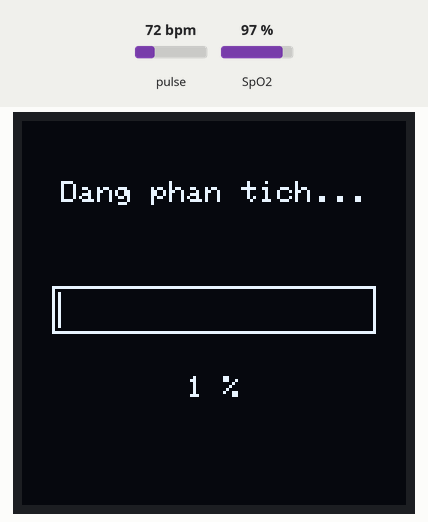
The sketch below on a simulated ESP32. On the bench: 128×128 one-colour display. The inputs (shaded band) are chosen by the test bench; at power-on: pulse 72 bpm, SpO2 97 %. WiFi joins after 1.5 s; servers stay silent unless stated; no MQTT or app messages arrive unless stated; what the sketch prints to the serial monitor is not drawn.

Above: at 0.53 s.
At 1.4 s:
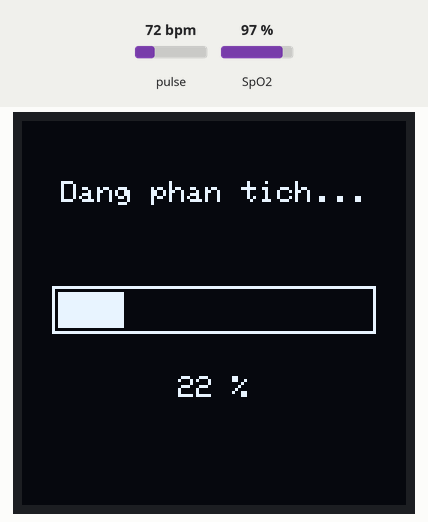
1.5 s: pulse set to 62 bpm
At 4.8 s:
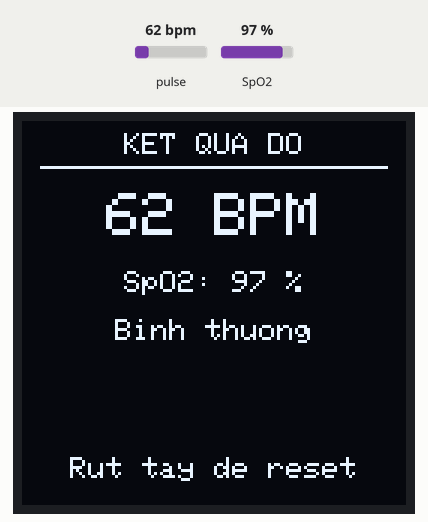
5.9 s: pulse set to 57 bpm
Timing chart, 0 to 8.9 s (numbered marks = the images above; inputs shaded):
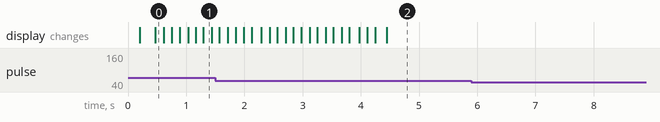

Measured:
- after the input at 5.9 s, every drawn part: stays the same

The sketch:

codeimproveaccuracy.ino
```cpp
/*
  ================================================================
   DO AN: HE THONG THEO DOI SUC KHOE IoT UNG DUNG EDGE COMPUTING
   PHIEN BAN TONG HOP: FREERTOS + PUBSUBCLIENT (QoS 0)
   (V4 - Đã fix lỗi Reset Watchdog & Lỗi Prototype)
  ================================================================
*/

#include <Wire.h>
#include <Adafruit_GFX.h>
#include <Adafruit_SH110X.h>
#include "MAX30105.h"
#include "spo2_algorithm.h"
#include <WiFi.h>
#include <PubSubClient.h>
#include <WiFiClientSecure.h>
#include <HTTPClient.h>
#include <math.h>

// ================================================================
// 1. ĐỊNH NGHĨA CÁC CẤU TRÚC DỮ LIỆU Ở TRÊN CÙNG
// ================================================================
enum UiType : uint8_t { UI_START, UI_MEASURING, UI_RESULT, UI_FAILED, UI_ERROR };

struct UiMsg {
  UiType  type;
  int16_t progress;
  int16_t bpm;
  int16_t spo2;
  bool    abnormal;
};

struct HealthRecord {
  int16_t  bpm;
  int16_t  spo2;
  bool     abnormal;
};

struct MeasurementRecord {
  int bpm;
  int spo2;
  bool hasData;
};

struct BiquadFilter {
  float b0, b1, b2, a1, a2, x1, x2, y1, y2;
};

// ================================================================
// 2. KHAI BÁO NGUYÊN MẪU HÀM (PROTOTYPES)
// ================================================================
void setupButterworthLowpass(BiquadFilter &f, float fc, float fs);
void setupButterworthHighpass(BiquadFilter &f, float fc, float fs);
float processBiquad(BiquadFilter &f, float x0);
void drawResultScreen(const UiMsg &m);
void sendUi(UiType type, int progress = 0, int bpm = 0, int spo2 = 0, bool abnormal = false);


// ================================================================
// 3. CẤU HÌNH THÔNG SỐ
// ================================================================
const char* WIFI_SSID     = "NAME_WIFI";
const char* WIFI_PASSWORD = "PASSWORD_WIFI";

#define MQTT_BROKER  "________"
#define MQTT_PORT    1883
#define MQTT_TOPIC   "________"

#define BOT_TOKEN "_________"
#define CHAT_ID   "_________"

#define I2C_SDA_PIN        21
#define I2C_SCL_PIN        22
#define I2C_CLOCK_HZ       400000UL

#define SCREEN_WIDTH       128
#define SCREEN_HEIGHT      128
#define OLED_RESET         -1
#define OLED_I2C_ADDR      0x3C

#define BPM_LOW_LIMIT      60
#define BPM_HIGH_LIMIT     100
#define SPO2_LOW_LIMIT     95
#define BPM_VALID_MIN      30
#define BPM_VALID_MAX      220
#define SPO2_VALID_MIN     70
#define SPO2_VALID_MAX     100
// ---- Bo loc gia toc tut nhip (BPM Delta) ----
#define BPM_DELTA_CHECK_BELOW    50      // chi kiem tra Delta khi nhip moi < 50
#define BPM_DELTA_MAX_DROP       25      // tut >= 25 nhip so voi lan do truoc => nghi sot dinh
#define DELTA_REJECT_AS_FAILED   0       // 0: giu lai nhip cu (dung yeu cau) | 1: bao FAILED de do lai


#define BUFFER_LENGTH      100
#define FINGER_THRESHOLD   40000
#define FINGER_LOST_TIMEOUT_MS   500UL
#define RESET_AFTER_ABSENT_MS    2000UL
#define DRAW_INTERVAL_MS         120UL
#define SENSOR_STALL_MS          3000UL

#define HISTORY_SIZE 3
MeasurementRecord history[HISTORY_SIZE] = { {0, 0, false}, {0, 0, false}, {0, 0, false} };

// ------------------------- FREERTOS & HARDWARE OBJECTS -------------------------
Adafruit_SH1107 display = Adafruit_SH1107(SCREEN_WIDTH, SCREEN_HEIGHT, &Wire, OLED_RESET);
MAX30105 particleSensor;

SemaphoreHandle_t i2cMutex    = nullptr;
QueueHandle_t     uiQueue     = nullptr;
QueueHandle_t     healthQueue = nullptr;

inline bool lockI2C(uint32_t timeoutMs = 100) {
  return xSemaphoreTake(i2cMutex, pdMS_TO_TICKS(timeoutMs)) == pdTRUE;
}
inline void unlockI2C() { xSemaphoreGive(i2cMutex); }

static bool isAbnormal(int bpm, int spo2) {
  return (bpm < BPM_LOW_LIMIT || bpm > BPM_HIGH_LIMIT || spo2 < SPO2_LOW_LIMIT);
}

static const char* statusLabel(int bpm, int spo2) {
  if (bpm < BPM_LOW_LIMIT)  return "Nhip tim cham";
  if (bpm > BPM_HIGH_LIMIT) return "Nhip tim nhanh";
  if (spo2 < SPO2_LOW_LIMIT) return "SpO2 thap";
  return "Binh thuong";
}

// ================================================================
//        BỘ LỌC SỐ IIR BUTTERWORTH BẬC 2
// ================================================================
const float PPG_SAMPLE_RATE_HZ = 25.0f;
const float FILTER_LOWCUT_HZ   = 0.5f;
const float FILTER_HIGHCUT_HZ  = 4.0f;
const float SQRT2_CONST        = 1.41421356f;

BiquadFilter hpfIR, lpfIR, hpfRed, lpfRed;

void setupButterworthLowpass(BiquadFilter &f, float fc, float fs) {
  float k = tanf(PI * fc / fs);
  float norm = 1.0f / (1.0f + SQRT2_CONST * k + k * k);
  f.b0 = k * k * norm;  f.b1 = 2.0f * f.b0;  f.b2 = f.b0;
  f.a1 = 2.0f * (k * k - 1.0f) * norm;
  f.a2 = (1.0f - SQRT2_CONST * k + k * k) * norm;
  f.x1 = f.x2 = f.y1 = f.y2 = 0.0f;
}

void setupButterworthHighpass(BiquadFilter &f, float fc, float fs) {
  float k = tanf(PI * fc / fs);
  float norm = 1.0f / (1.0f + SQRT2_CONST * k + k * k);
  f.b0 = norm;  f.b1 = -2.0f * f.b0;  f.b2 = f.b0;
  f.a1 = 2.0f * (k * k - 1.0f) * norm;
  f.a2 = (1.0f - SQRT2_CONST * k + k * k) * norm;
  f.x1 = f.x2 = f.y1 = f.y2 = 0.0f;
}

float processBiquad(BiquadFilter &f, float x0) {
  float y0 = f.b0 * x0 + f.b1 * f.x1 + f.b2 * f.x2 - f.a1 * f.y1 - f.a2 * f.y2;
  f.x2 = f.x1;  f.x1 = x0;
  f.y2 = f.y1;  f.y1 = y0;
  return y0;
}

void resetFilterChain(long rawIR, long rawRed) {
  hpfIR.x1  = hpfIR.x2  = (float)rawIR;   hpfIR.y1  = hpfIR.y2  = 0.0f;
  hpfRed.x1 = hpfRed.x2 = (float)rawRed;  hpfRed.y1 = hpfRed.y2 = 0.0f;
  lpfIR.x1  = lpfIR.x2  = lpfIR.y1  = lpfIR.y2  = 0.0f;
  lpfRed.x1 = lpfRed.x2 = lpfRed.y1 = lpfRed.y2 = 0.0f;
}

// ================================================================
//                     CẤU HÌNH CẢM BIẾN MAX30102
// ================================================================
void configureSensor() {
  byte ledBrightness = 60;
  byte sampleAverage = 4;
  byte ledMode       = 2;
  byte sampleRate    = 100;
  int  pulseWidth    = 411;
  int  adcRange      = 4096;
  particleSensor.setup(ledBrightness, sampleAverage, ledMode, sampleRate, pulseWidth, adcRange);
}

bool recoverSensor() {
  if (!lockI2C(500)) return false;
  Serial.println(F("[SENSOR] Phat hien treo, dang khoi phuc I2C..."));
  Wire.end();
  delay(5);
  Wire.begin(I2C_SDA_PIN, I2C_SCL_PIN, I2C_CLOCK_HZ);
  bool ok = particleSensor.begin(Wire, I2C_SPEED_FAST);
  if (ok) configureSensor();
  unlockI2C();
  return ok;
}

void sendUi(UiType type, int progress, int bpm, int spo2, bool abnormal) {
  UiMsg m = { type, (int16_t)progress, (int16_t)bpm, (int16_t)spo2, abnormal };
  xQueueSend(uiQueue, &m, 0);
}

// ================================================================
//        SENSOR TASK (CORE 1)
// ================================================================
enum SystemState { STATE_START, STATE_MEASURING, STATE_SUCCESS, STATE_FAILED };

uint32_t irBuffer[BUFFER_LENGTH];
uint32_t redBuffer[BUFFER_LENGTH];

void sensorTask(void *pv) {
  SystemState state = STATE_START;
  int      sampleIndex = 0;
  long     dcSnapshotIR = 0, dcSnapshotRed = 0;
  uint32_t lastFingerPresentMs = millis();
  uint32_t lastDrawMs = 0;
  uint32_t lastSampleMs = millis();

  // Khai báo thêm 2 biến cục bộ để triệt tiêu Race Condition và Timeout
  int           lastValidBpm  = 0;
  unsigned long lastValidTime = 0;

  sendUi(UI_START);

  for (;;) {
    if (lockI2C()) {
      particleSensor.check();
      unlockI2C();
    }

    bool gotSample = false;
    while (particleSensor.available()) {
      gotSample = true;
      lastSampleMs = millis();

      long irValue = particleSensor.getIR();
      bool fingerNow = (irValue > FINGER_THRESHOLD);
      if (fingerNow) lastFingerPresentMs = millis();
      uint32_t absentMs = millis() - lastFingerPresentMs;

      switch (state) {
        case STATE_START:
          if (fingerNow) {
            sampleIndex = 0;
            state = STATE_MEASURING;
            sendUi(UI_MEASURING, 0);
          }
          break;

        case STATE_MEASURING:
          if (!fingerNow) {
            if (absentMs >= FINGER_LOST_TIMEOUT_MS) {
              state = STATE_FAILED;
              sendUi(UI_FAILED);
            }
          } else {
            long rawRed = particleSensor.getRed();
            if (sampleIndex == 0) {
              dcSnapshotIR = irValue;
              dcSnapshotRed = rawRed;
              resetFilterChain(irValue, rawRed);
            }
            float acIR  = processBiquad(lpfIR,  processBiquad(hpfIR,  (float)irValue));
            float acRed = processBiquad(lpfRed, processBiquad(hpfRed, (float)rawRed));
            long reconIR  = constrain((long)(acIR  + dcSnapshotIR),  0L, 262143L);
            long reconRed = constrain((long)(acRed + dcSnapshotRed), 0L, 262143L);
            irBuffer[sampleIndex]  = (uint32_t)reconIR;
            redBuffer[sampleIndex] = (uint32_t)reconRed;
            sampleIndex++;

            if (millis() - lastDrawMs > DRAW_INTERVAL_MS) {
              sendUi(UI_MEASURING, sampleIndex);
              lastDrawMs = millis();
            }

            if (sampleIndex >= BUFFER_LENGTH) {
              int32_t spo2Value, heartRateValue;
              int8_t  spo2Valid, heartRateValid;
              maxim_heart_rate_and_oxygen_saturation(
                  irBuffer, BUFFER_LENGTH, redBuffer,
                  &spo2Value, &spo2Valid, &heartRateValue, &heartRateValid);

              bool hrHopLy      = (heartRateValue >= BPM_VALID_MIN && heartRateValue <= BPM_VALID_MAX);
              bool spo2HopLy    = (spo2Value >= SPO2_VALID_MIN && spo2Value <= SPO2_VALID_MAX);

              if ((heartRateValid || hrHopLy) && (spo2Valid || spo2HopLy)) {
                heartRateValue = constrain(heartRateValue, BPM_VALID_MIN, BPM_VALID_MAX);
                spo2Value      = constrain(spo2Value, SPO2_VALID_MIN, SPO2_VALID_MAX);

                // ---- Lọc Delta Nâng cấp (Chống Race Condition & Bắt lỗi chia đôi) ----
                bool rejectedByDelta = false;

                // Chỉ kiểm tra nếu nhịp < 50, có dữ liệu cũ, và khoảng cách giữa 2 lần đo dưới 60 giây
                if (heartRateValue < BPM_DELTA_CHECK_BELOW && lastValidBpm > 0 && (millis() - lastValidTime < 60000)) {
                  int delta = lastValidBpm - (int)heartRateValue;

                  // Tính giá trị "bị chia đôi" lý thuyết
                  int expectedHalf = lastValidBpm / 2;

                  // Điều kiện: Tụt mạnh (>= 25) VÀ giá trị mới loanh quanh mốc một nửa nhịp cũ (sai số +-5)
                  if (delta >= BPM_DELTA_MAX_DROP && abs((int)heartRateValue - expectedHalf) <= 5) {
                    Serial.printf("[DELTA] Bo %d BPM (tut %d so voi %d, dung dau hieu chia doi)\n",
                                  (int)heartRateValue, delta, lastValidBpm);
                    rejectedByDelta = true;
#if !DELTA_REJECT_AS_FAILED
                    heartRateValue = lastValidBpm; // Lấy nhịp cũ để lấp vào chỗ trống
#endif
                  }
                }

                if (rejectedByDelta && DELTA_REJECT_AS_FAILED) {
                  state = STATE_FAILED;
                  sendUi(UI_FAILED);
                } else {
                  // Cập nhật lại lịch sử cục bộ khi có một phép đo thành công
                  lastValidBpm = heartRateValue;
                  lastValidTime = millis();

                  bool abn = isAbnormal(heartRateValue, spo2Value);
                  state = STATE_SUCCESS;
                  sendUi(UI_RESULT, 0, heartRateValue, spo2Value, abn);

                  HealthRecord rec = {(int16_t)heartRateValue, (int16_t)spo2Value, abn};

                  if (xQueueSend(healthQueue, &rec, 0) != pdTRUE) {
                    HealthRecord dropped;
                    xQueueReceive(healthQueue, &dropped, 0);
                    xQueueSend(healthQueue, &rec, 0);
                  }
                }
              } else {
                state = STATE_FAILED;
                sendUi(UI_FAILED);
              }
            }
          }
          break;

        case STATE_SUCCESS:
        case STATE_FAILED:
          if (absentMs >= RESET_AFTER_ABSENT_MS) {
            state = STATE_START;
            sendUi(UI_START);
          }
          break;
      }
      particleSensor.nextSample();
    }

    if (!gotSample && (millis() - lastSampleMs > SENSOR_STALL_MS)) {
      if (!recoverSensor()) sendUi(UI_ERROR);
      lastSampleMs = millis();
    }

    vTaskDelay(pdMS_TO_TICKS(20));
  }
}

// ================================================================
//                CÁC HÀM VẼ OLED
// ================================================================
void pushHistory(int bpm, int spo2) {
  for (int i = HISTORY_SIZE - 1; i > 0; i--) history[i] = history[i - 1];
  history[0] = { bpm, spo2, true };
}

void flushDisplay() {
  if (lockI2C(200)) {
    display.display();
    unlockI2C();
  }
}

void drawCenteredText(const String &text, int y, uint8_t textSize) {
  display.setTextSize(textSize);
  int16_t x1, y1; uint16_t w, h;
  display.getTextBounds(text, 0, y, &x1, &y1, &w, &h);
  display.setCursor((SCREEN_WIDTH - w) / 2, y);
  display.print(text);
}

void drawStartScreen() {
  display.clearDisplay();
  display.setTextColor(SH110X_WHITE);
  drawCenteredText("START", 2, 2);
  drawCenteredText("Dat ngon tay de do", 22, 1);
  display.drawFastHLine(4, 34, 120, SH110X_WHITE);
  drawCenteredText("LICH SU GAN NHAT", 40, 1);
  int rowY = 54;
  for (int i = 0; i < HISTORY_SIZE; i++) {
    String line = String(i + 1) + ": ";
    if (history[i].hasData) line += String(history[i].bpm) + "BPM - " + String(history[i].spo2) + "%";
    else                    line += "--BPM - --%";
    drawCenteredText(line, rowY, 1);
    rowY += 14;
  }
  flushDisplay();
}

void drawMeasuringScreen(int progress) {
  display.clearDisplay();
  display.setTextColor(SH110X_WHITE);
  drawCenteredText("Dang phan tich...", 20, 1);
  int barX = 10, barY = 55, barW = 108, barH = 16;
  display.drawRect(barX, barY, barW, barH, SH110X_WHITE);
  int fillW = constrain(map(progress, 0, BUFFER_LENGTH, 0, barW - 4), 0, barW - 4);
  display.fillRect(barX + 2, barY + 2, fillW, barH - 4, SH110X_WHITE);
  drawCenteredText(String(map(progress, 0, BUFFER_LENGTH, 0, 100)) + " %", 85, 1);
  flushDisplay();
}

void drawResultScreen(const UiMsg &m) {
  display.clearDisplay();
  display.setTextColor(SH110X_WHITE);
  drawCenteredText("KET QUA DO", 4, 1);
  display.drawFastHLine(6, 15, 116, SH110X_WHITE);
  drawCenteredText(String(m.bpm) + " BPM", 24, 2);
  drawCenteredText("SpO2: " + String(m.spo2) + " %", 50, 1);
  drawCenteredText(statusLabel(m.bpm, m.spo2), 66, 1);
  if (m.abnormal) {
    display.fillRect(4, 82, 120, 18, SH110X_WHITE);
    display.setTextColor(SH110X_BLACK);
    drawCenteredText("! CANH BAO !", 87, 1);
    display.setTextColor(SH110X_WHITE);
  }
  drawCenteredText("Rut tay de reset", 112, 1);
  flushDisplay();
}

void drawFailedScreen() {
  display.clearDisplay();
  display.setTextColor(SH110X_WHITE);
  drawCenteredText("Qua trinh", 40, 1);
  drawCenteredText("that bai", 55, 1);
  drawCenteredText("Rut tay de reset", 90, 1);
  flushDisplay();
}

void drawMessageScreen(const String &l1, const String &l2) {
  display.clearDisplay();
  display.setTextColor(SH110X_WHITE);
  drawCenteredText(l1, 50, 1);
  drawCenteredText(l2, 65, 1);
  flushDisplay();
}

// ================================================================
//                 DISPLAY TASK (CORE 1)
// ================================================================
void displayTask(void *pv) {
  UiMsg m;
  for (;;) {
    if (xQueueReceive(uiQueue, &m, pdMS_TO_TICKS(1000)) == pdTRUE) {
      switch (m.type) {
        case UI_START:     drawStartScreen(); break;
        case UI_MEASURING: drawMeasuringScreen(m.progress); break;
        case UI_RESULT:    pushHistory(m.bpm, m.spo2); drawResultScreen(m); break;
        case UI_FAILED:    drawFailedScreen(); break;
        case UI_ERROR:     drawMessageScreen("LOI CAM BIEN", "Kiem tra day I2C"); break;
      }
    }
  }
}

// ================================================================
//        NETWORK TASK (CORE 0): PUBSUBCLIENT & TELEGRAM POST
// ================================================================
WiFiClient   espClient;
PubSubClient mqttClient(espClient);

unsigned long lastWifiRetryMs = 0;
unsigned long lastMqttRetryMs = 0;

unsigned long lastTelegramSentMs = 0;
const unsigned long TELEGRAM_COOLDOWN_MS = 10000;

void maintainConnections() {
  unsigned long now = millis();

  if (WiFi.status() != WL_CONNECTED) {
    if (now - lastWifiRetryMs >= 10000) {
      lastWifiRetryMs = now;
      Serial.println(F("[WiFi] Mat ket noi - thu lai"));
      WiFi.reconnect();
    }
    return;
  }

  if (!mqttClient.connected()) {
    if (now - lastMqttRetryMs >= 5000) {
      lastMqttRetryMs = now;
      Serial.print(F("[MQTT] Ket noi broker... "));
      String clientId = "ESP32-Health-" + String((uint32_t)ESP.getEfuseMac(), HEX);
      if (mqttClient.connect(clientId.c_str())) {
        Serial.println(F("OK"));
      } else {
        Serial.printf("that bai, rc=%d\n", mqttClient.state());
      }
    }
  } else {
    mqttClient.loop();
  }
}

void sendTelegramAlert(int bpm, int spo2) {
  unsigned long now = millis();
  if (lastTelegramSentMs != 0 && (now - lastTelegramSentMs < TELEGRAM_COOLDOWN_MS)) {
      Serial.println(F("[Telegram] Dang trong thoi gian cooldown 60s - Bo qua gui tin."));
      return;
  }

  Serial.println(F("[Telegram] Dang gui canh bao den Telegram..."));
  WiFiClientSecure clientSecure;
  clientSecure.setInsecure();

  HTTPClient http;
  String url = String("https://api.telegram.org/bot") + BOT_TOKEN + "/sendMessage";
  if (!http.begin(clientSecure, url)) {
      Serial.println(F("[Telegram] Loi khoi tao HTTP"));
      return;
  }

  http.setTimeout(8000);
  http.addHeader("Content-Type", "application/json");

  char body[300];
  snprintf(body, sizeof(body),
           "{\"chat_id\":\"%s\",\"text\":\"CANH BAO Y TE KHAN CAP!\\nPhat hien chi so bat thuong:\\n- Nhip tim: %d BPM\\n- SpO2: %d %%\\nVui long kiem tra benh nhan ngay!\"}",
           CHAT_ID, bpm, spo2);

  int httpCode = http.POST((uint8_t *)body, strlen(body));
  http.end();

  if (httpCode == 200) {
      Serial.println(F("[Telegram] Gui tin nhan thanh cong!"));
      lastTelegramSentMs = millis();
  } else {
      Serial.printf("[Telegram] Gui that bai, ma loi: %d\n", httpCode);
  }
}

void networkTask(void *pv) {
  WiFi.mode(WIFI_STA);
  WiFi.begin(WIFI_SSID, WIFI_PASSWORD);
  mqttClient.setServer(MQTT_BROKER, MQTT_PORT);

  HealthRecord record;

  for (;;) {
    maintainConnections();

    if (xQueueReceive(healthQueue, &record, 0) == pdTRUE) {

        if (mqttClient.connected()) {
            String payload = "{\"bpm\": " + String(record.bpm) + ", \"spo2\": " + String(record.spo2) + "}";
            bool ok = mqttClient.publish(MQTT_TOPIC, payload.c_str(), false);
            Serial.print(F("Publish MQTT ["));
            Serial.print(MQTT_TOPIC);
            Serial.print(F("]: "));
            Serial.println(ok ? F("(OK)") : F("(THAT BAI)"));
        }

        if (record.abnormal && WiFi.status() == WL_CONNECTED) {
            sendTelegramAlert(record.bpm, record.spo2);
        }
    }
    vTaskDelay(pdMS_TO_TICKS(50));
  }
}

// ================================================================
//                              SETUP & LOOP
// ================================================================

void setup() {
  Serial.begin(115200);
  delay(200);
  Serial.println(F("\n=== HE THONG THEO DOI SUC KHOE IoT - V4 (FINAL) ==="));

  Wire.begin(I2C_SDA_PIN, I2C_SCL_PIN, I2C_CLOCK_HZ);

  i2cMutex    = xSemaphoreCreateMutex();
  uiQueue     = xQueueCreate(8, sizeof(UiMsg));
  healthQueue = xQueueCreate(10, sizeof(HealthRecord));

  if (!display.begin(OLED_I2C_ADDR, true)) {
    Serial.println(F("LOI: Khong tim thay man hinh OLED SH1107!"));
  }
  display.setRotation(0);
  display.clearDisplay();
  display.display();

  if (!particleSensor.begin(Wire, I2C_SPEED_FAST)) {
    Serial.println(F("LOI: Khong tim thay cam bien MAX30102!"));
    drawMessageScreen("LOI CAM BIEN", "Kiem tra day I2C");
    delay(5000);
    ESP.restart();
  }
  configureSensor();

  setupButterworthHighpass(hpfIR,  FILTER_LOWCUT_HZ,  PPG_SAMPLE_RATE_HZ);
  setupButterworthLowpass (lpfIR,  FILTER_HIGHCUT_HZ, PPG_SAMPLE_RATE_HZ);
  setupButterworthHighpass(hpfRed, FILTER_LOWCUT_HZ,  PPG_SAMPLE_RATE_HZ);
  setupButterworthLowpass (lpfRed, FILTER_HIGHCUT_HZ, PPG_SAMPLE_RATE_HZ);

  xTaskCreatePinnedToCore(sensorTask,  "sensor",  8192,  NULL, 3, NULL, 1);
  xTaskCreatePinnedToCore(displayTask, "display", 5120,  NULL, 2, NULL, 1);
  xTaskCreatePinnedToCore(networkTask, "network", 12288, NULL, 1, NULL, 0);
}

void loop() {
  // Thay vì xóa hàm loop() gây lỗi Watchdog, ta cho nó ngủ đông định kỳ
  vTaskDelay(pdMS_TO_TICKS(1000));
}
```
